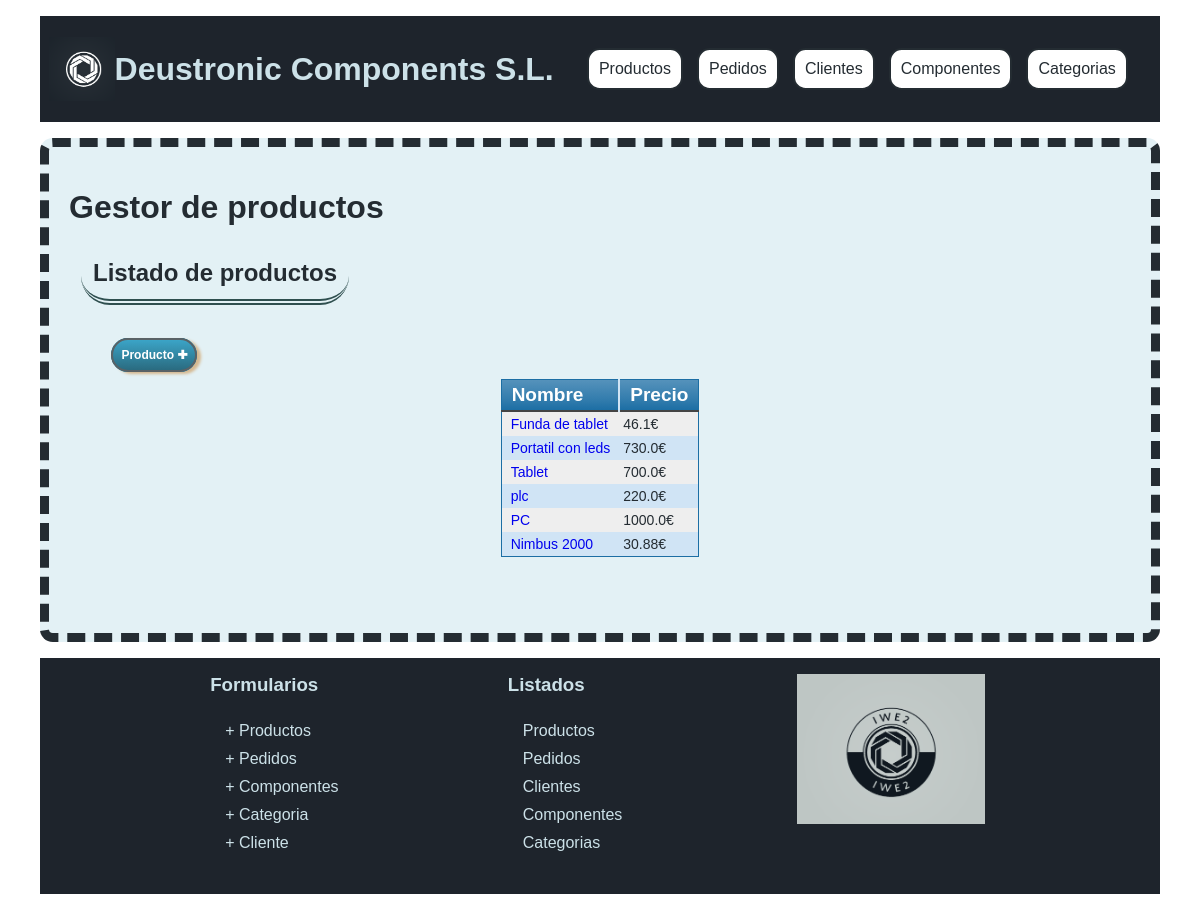
Screenshot of /appProyecto/productos/ with the database file from the repository.
### appProyecto/models.py (models this page shows, shortened)
class Producto(models.Model):
    precio = models.FloatField(
        default=0,
        validators=[
            MinValueValidator(0)
        ]
     )
    nombre = models.CharField(max_length=200)
    descripcion = models.CharField(max_length=1000)
    categoria = models.ForeignKey(Categoria, on_delete=models.CASCADE)
    componente = models.ManyToManyField(Componente, through="Elemento")

### appProyecto/views.py (the view)
# urls.py: path('productos/', views.ProductosListView.as_view(), name='lista productos'),
class ProductosListView(ListView):
    model = Producto
    context_object_name = 'producto'

### appProyecto/templates/appProyecto/producto_list.html (shortened to what this page needs)
{% extends "base.html" %}
{% block contenido %}
<div id="content">
  <h1>Gestor de productos</h1>
  <h2>Listado de productos</h2>
  <div class="tablasList"><a href="{%url 'crear producto'%}" class="button" />Producto&nbsp;✚</a>
    {% if object_list %}
    <table class="listados">
      <thead>
        <tr>
          <th>Nombre</th>
          <th>Precio</th>
        </tr>
      </thead>
      <tbody>
        {% for producto in object_list %}
        <tr>
          <td>
            <a href="{% url 'detalle producto' producto.id %}">
              {{producto.nombre}}</a>
          </td>
          <td>{{producto.precio}}€</td>
        </tr>
        {% endfor %}
      </tbody>
    </table>
    {% else %}
    <div class="tituloPropiedad"> NO EXISTE NINGUN PRODUCTO</div> {% endif %}
  </div </div>
  {% endblock %}

### appProyecto/static/css/estilos.css (style rules this page uses)
body { background-image: url(https://e1.pxfuel.com/desktop-wallpaper/586/170/desktop-wallpaper-blue-honeycomb-honeycomb.jpg); font-family: "Franklin Gothic Medium", "Arial Narrow", Arial, sans-serif; color: #242c32; }
.iconosRedes, ul.linksFooter, a { text-decoration: none; list-style: none; padding: 5px; }
h2 { padding: 0.5em; min-width: min-content; margin: 0.5em; max-width: max-content; border-bottom: 6px double darkslategrey; }
form.cuadroFormularios, table.paleBlueRows, table.listados { font-family: Arial, Helvetica, sans-serif; border: 1px solid #1c6ea4; background-color: #eeeeee; min-width: min-content; text-align: left; border-collapse: collapse; margin: 1em auto; padding: 1.5em; border-radius: 0.5em; }
table.listados td, table.listados th, table.paleBlueRows td, table.paleBlueRows th { padding: 4px; min-width: min-content; }
table.listados tbody td { font-size: 14px; }
table.listados tr:nth-child(even) { background: #d0e4f5; }
table.listados thead { background: linear-gradient(to bottom, #5592bb 0%, #327cad 66%, #1c6ea4 100%); border-bottom: 2px solid #444444; }
table.listados thead th { font-size: 19px; font-weight: bold; color: #ffffff; border-left: 2px solid #d0e4f5; padding: 4px 10px; }
table.listados thead th:first-child { border-left: none; }
form button, .button { margin: 0.2em; text-decoration: none; text-align: center; place-self: end; padding: 8px; border: solid 2px #596266; -webkit-border-radius: 50px; -moz-border-radius: 50px; border-radius: 50px; font: 12px Arial, Helvetica, sans-serif; font-weight: bold; color: #ffffff; background-color: #3ba4c7; background-image: -moz-linear-gradient(top, #3ba4c7 0%, #2a6b80 100%); background-image: -webkit-linear-gradient(top, #3ba4c7 0%, #2a6b80 100%); background-image: -o-linear-gradient(top, #3ba4c7 0%, #2a6b80 100%); background-image: -ms-linear-gradient(top, #3ba4c7 0%, #2a6b80 100%); filter: progid:DXImageTransform.Microsoft.gradient(startColorstr='#2a6b80', endColorstr='#2a6b80', GradientType=0); background-image: linear-gradient(top, #3ba4c7 0%, #2a6b80 100%); -webkit-box-shadow: 4px 2px 3px#d5b88f; -moz-box-shadow: 4px 2px 3px#d5b88f; box-shadow: 4px 2px 3px#d5b88f; }
.bloque, table, .propiedadProducto, h2 { border-radius: 1.5em; }
.tablasList { padding: 1.5em; margin: 1em; }

### rows the page displays
Producto: nombre "Funda de tablet", precio "46.1"
Producto: nombre "Portatil con leds", precio "730.0"
Producto: nombre "Tablet", precio "700.0"
Producto: nombre "plc", precio "220.0"
Producto: nombre "PC", precio "1000.0"
Producto: nombre "Nimbus 2000", precio "30.88"
